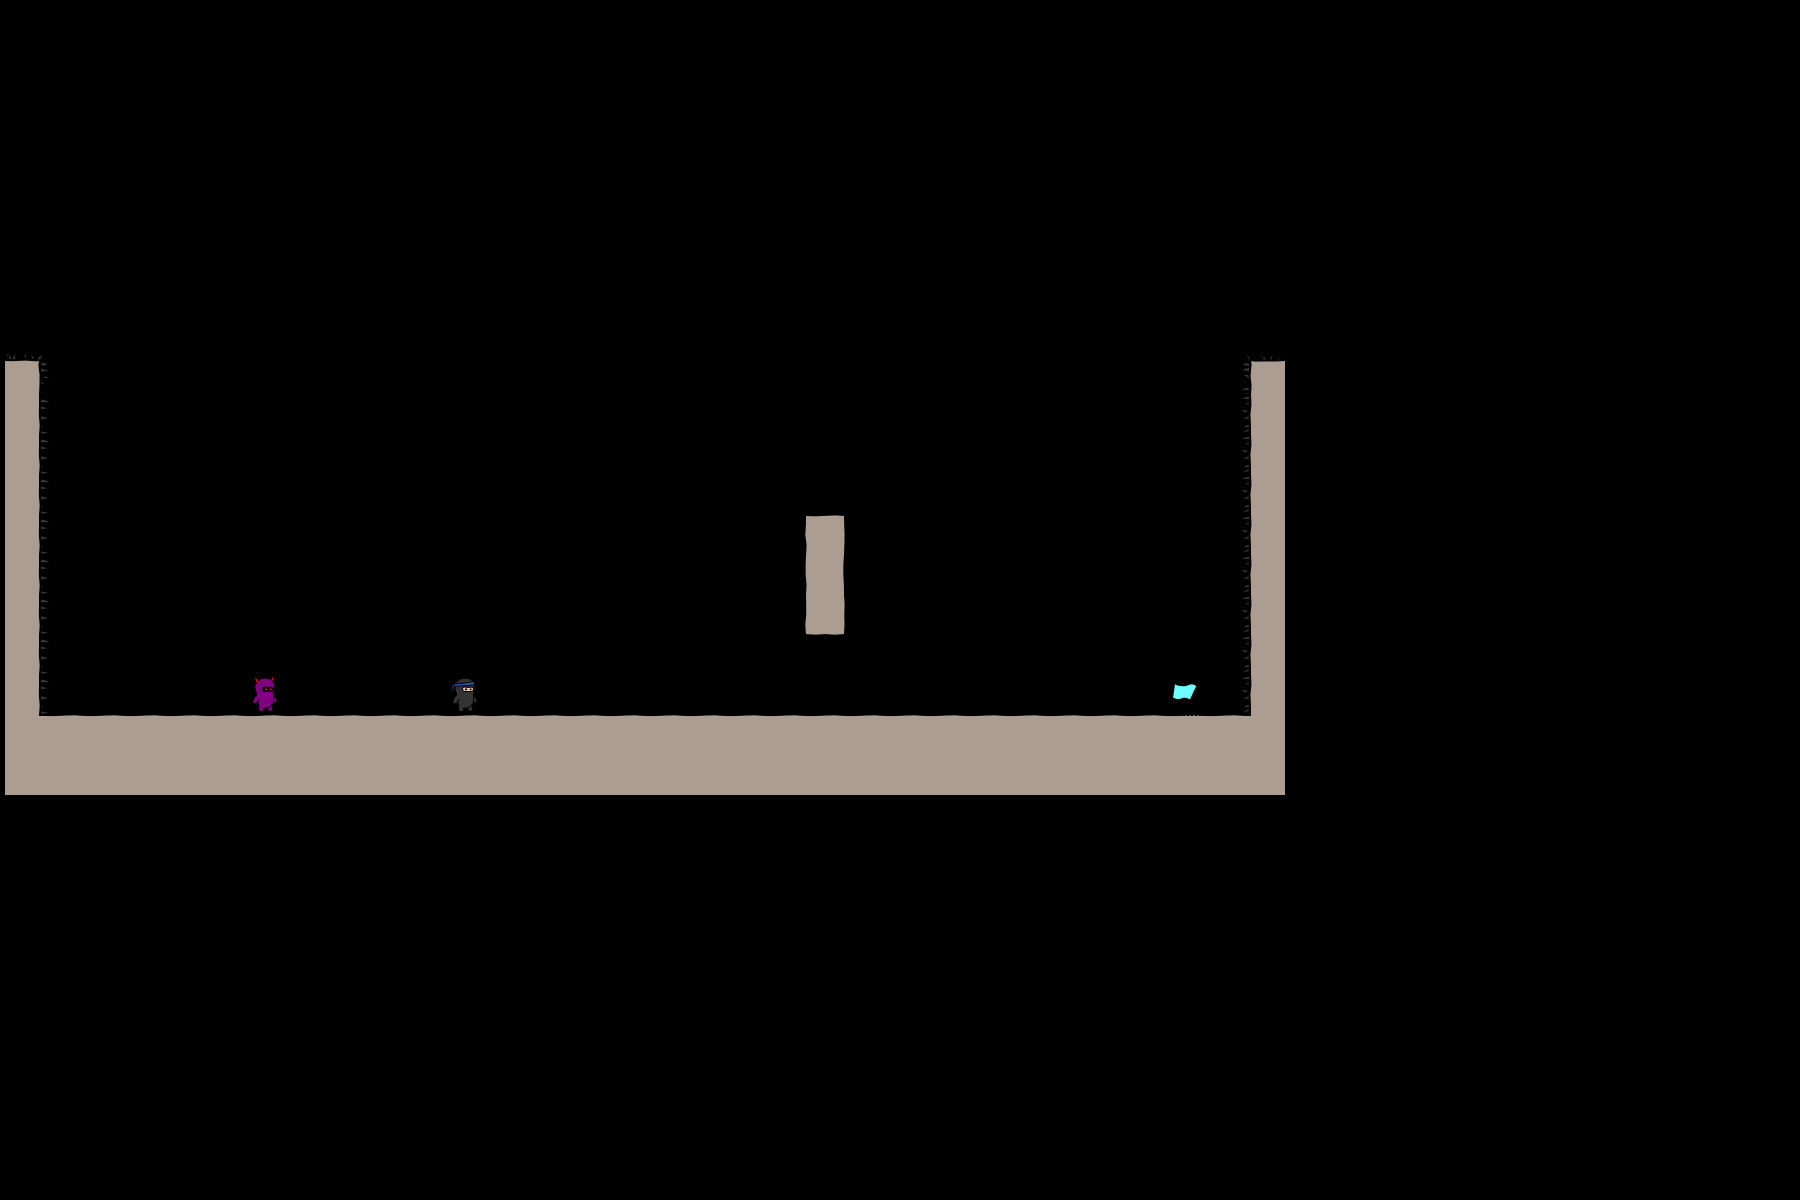

Tiled map render using the project's own tile images. Description and the whole map definition, tile-layer contents included, below:
An orthogonal 45x30 tile map with 40x40 px tiles, 3 tile layers (bg, objects, fg), 2 tilesets.

<map version="1.0" orientation="orthogonal" width="45" height="30" tilewidth="40" tileheight="40">
 <tileset firstgid="1" name="world1" tilewidth="50" tileheight="50">
  <image source="world1.png" width="400" height="400" />
 </tileset>
 <tileset firstgid="65" name="objectpalette" tilewidth="50" tileheight="50">
  <image source="objectpalette.png" width="400" height="400" />
 </tileset>
 <layer name="bg" width="32" height="20">
  <data encoding="csv">  0,0,0,0,0,0,0,0,0,0,0,0,0,0,0,0,0,0,0,0,0,0,0,0,0,0,0,0,0,0,0,0,
  0,0,0,0,0,0,0,0,0,0,0,0,0,0,0,0,0,0,0,0,0,0,0,0,0,0,0,0,0,0,0,0,
  0,0,0,0,0,0,0,0,0,0,0,0,0,0,0,0,0,0,0,0,0,0,0,0,0,0,0,0,0,0,0,0,
  0,0,0,0,0,0,0,0,0,0,0,0,0,0,0,0,0,0,0,0,0,0,0,0,0,0,0,0,0,0,0,0,
  0,0,0,0,0,0,0,0,0,0,0,0,0,0,0,0,0,0,0,0,0,0,0,0,0,0,0,0,0,0,0,0,
  0,0,0,0,0,0,0,0,0,0,0,0,0,0,0,0,0,0,0,0,0,0,0,0,0,0,0,0,0,0,0,0,
  0,0,0,0,0,0,0,0,0,0,0,0,0,0,0,0,0,0,0,0,0,0,0,0,0,0,0,0,0,0,0,0,
  0,0,0,0,0,0,0,0,0,0,0,0,0,0,0,0,0,0,0,0,0,0,0,0,0,0,0,0,0,0,0,0,
  0,0,0,0,0,0,0,0,0,0,0,0,0,0,0,0,0,0,0,0,0,0,0,0,0,0,0,0,0,0,0,0,
  0,0,0,0,0,0,0,0,0,0,0,0,0,0,0,0,0,0,0,0,0,0,0,0,0,0,0,0,0,0,0,0,
  0,0,0,0,0,0,0,0,0,0,0,0,0,0,0,0,0,0,0,0,0,0,0,0,0,0,0,0,0,0,0,0,
  0,0,0,0,0,0,0,0,0,0,0,0,0,0,0,0,0,0,0,0,0,0,0,0,0,0,0,0,0,0,0,0,
  0,0,0,0,0,0,0,0,0,0,0,0,0,0,0,0,0,0,0,0,0,0,0,0,0,0,0,0,0,0,0,0,
  0,0,0,0,0,0,0,0,0,0,0,0,0,0,0,0,0,0,0,0,12,0,0,0,0,0,0,0,0,0,0,0,
  0,0,0,0,0,0,0,0,0,0,0,0,0,0,0,0,0,0,0,0,20,0,0,0,0,0,0,0,0,0,0,0,
  0,0,0,0,0,0,0,0,0,0,0,0,0,0,0,0,0,0,0,0,28,0,0,0,0,0,0,0,0,0,0,0,
  0,0,0,0,0,0,0,0,0,0,0,0,0,0,0,0,0,0,0,0,0,0,0,0,0,0,0,0,0,0,0,0,
  0,0,0,0,0,0,0,0,0,0,0,0,0,0,0,0,0,0,0,0,0,0,0,0,0,0,0,0,0,0,0,0,
  18,10,10,10,10,10,10,10,10,10,10,10,10,10,10,10,10,10,10,10,10,10,10,10,10,10,10,10,10,10,10,18,
  18,18,18,18,18,18,18,18,18,18,18,18,18,18,18,18,18,18,18,18,18,18,18,18,18,18,18,18,18,18,18,18
</data>
 </layer>
 <layer name="objects" width="32" height="20">
  <data encoding="csv">
  0,0,0,0,0,0,0,0,0,0,0,0,0,0,0,0,0,0,0,0,0,0,0,0,0,0,0,0,0,0,0,0,
  0,0,0,0,0,0,0,0,0,0,0,0,0,0,0,0,0,0,0,0,0,0,0,0,0,0,0,0,0,0,0,0,
  0,0,0,0,0,0,0,0,0,0,0,0,0,0,0,0,0,0,0,0,0,0,0,0,0,0,0,0,0,0,0,0,
  0,0,0,0,0,0,0,0,0,0,0,0,0,0,0,0,0,0,0,0,0,0,0,0,0,0,0,0,0,0,0,0,
  0,0,0,0,0,0,0,0,0,0,0,0,0,0,0,0,0,0,0,0,0,0,0,0,0,0,0,0,0,0,0,0,
  0,0,0,0,0,0,0,0,0,0,0,0,0,0,0,0,0,0,0,0,0,0,0,0,0,0,0,0,0,0,0,0,
  0,0,0,0,0,0,0,0,0,0,0,0,0,0,0,0,0,0,0,0,0,0,0,0,0,0,0,0,0,0,0,0,
  0,0,0,0,0,0,0,0,0,0,0,0,0,0,0,0,0,0,0,0,0,0,0,0,0,0,0,0,0,0,0,0,
  0,0,0,0,0,0,0,0,0,0,0,0,0,0,0,0,0,0,0,0,0,0,0,0,0,0,0,0,0,0,0,0,
  107,0,0,0,0,0,0,0,0,0,0,0,0,0,0,0,0,0,0,0,0,0,0,0,0,0,0,0,0,0,0,105,
  115,0,0,0,0,0,0,0,0,0,0,0,0,0,0,0,0,0,0,0,0,0,0,0,0,0,0,0,0,0,0,113,
  115,0,0,0,0,0,0,0,0,0,0,0,0,0,0,0,0,0,0,0,0,0,0,0,0,0,0,0,0,0,0,113,
  115,0,0,0,0,0,0,0,0,0,0,0,0,0,0,0,0,0,0,0,0,0,0,0,0,0,0,0,0,0,0,113,
  115,0,0,0,0,0,0,0,0,0,0,0,0,0,0,0,0,0,0,0,0,0,0,0,0,0,0,0,0,0,0,113,
  115,0,0,0,0,0,0,0,0,0,0,0,0,0,0,0,0,0,0,0,0,0,0,0,0,0,0,0,0,0,0,113,
  115,0,0,0,0,0,0,0,0,0,0,0,0,0,0,0,0,0,0,0,0,0,0,0,0,0,0,0,0,0,0,113,
  115,0,0,0,0,0,0,0,0,0,0,0,0,0,0,0,0,0,0,0,0,0,0,0,0,0,0,0,0,0,0,113,
  115,0,0,0,0,0,75,0,0,0,0,65,0,0,0,0,0,0,0,0,0,0,0,0,0,0,0,0,0,66,0,113,
  0,0,0,0,0,0,0,0,0,0,0,0,0,0,0,0,0,0,0,0,0,0,0,0,0,0,0,0,0,0,0,0,
  0,0,0,0,0,0,0,0,0,0,0,0,0,0,0,0,0,0,0,0,0,0,0,0,0,0,0,0,0,0,0,0
</data>
 </layer>
 <layer name="fg" width="32" height="20">
  <data encoding="csv">
  0,0,0,0,0,0,0,0,0,0,0,0,0,0,0,0,0,0,0,0,0,0,0,0,0,0,0,0,0,0,0,0,
  0,0,0,0,0,0,0,0,0,0,0,0,0,0,0,0,0,0,0,0,0,0,0,0,0,0,0,0,0,0,0,0,
  0,0,0,0,0,0,0,0,0,0,0,0,0,0,0,0,0,0,0,0,0,0,0,0,0,0,0,0,0,0,0,0,
  0,0,0,0,0,0,0,0,0,0,0,0,0,0,0,0,0,0,0,0,0,0,0,0,0,0,0,0,0,0,0,0,
  0,0,0,0,0,0,0,0,0,0,0,0,0,0,0,0,0,0,0,0,0,0,0,0,0,0,0,0,0,0,0,0,
  0,0,0,0,0,0,0,0,0,0,0,0,0,0,0,0,0,0,0,0,0,0,0,0,0,0,0,0,0,0,0,0,
  0,0,0,0,0,0,0,0,0,0,0,0,0,0,0,0,0,0,0,0,0,0,0,0,0,0,0,0,0,0,0,0,
  0,0,0,0,0,0,0,0,0,0,0,0,0,0,0,0,0,0,0,0,0,0,0,0,0,0,0,0,0,0,0,0,
  0,0,0,0,0,0,0,0,0,0,0,0,0,0,0,0,0,0,0,0,0,0,0,0,0,0,0,0,0,0,0,0,
  0,0,0,0,0,0,0,0,0,0,0,0,0,0,0,0,0,0,0,0,0,0,0,0,0,0,0,0,0,0,0,0,
  0,0,0,0,0,0,0,0,0,0,0,0,0,0,0,0,0,0,0,0,0,0,0,0,0,0,0,0,0,0,0,0,
  0,0,0,0,0,0,0,0,0,0,0,0,0,0,0,0,0,0,0,0,0,0,0,0,0,0,0,0,0,0,0,0,
  0,0,0,0,0,0,0,0,0,0,0,0,0,0,0,0,0,0,0,0,0,0,0,0,0,0,0,0,0,0,0,0,
  0,0,0,0,0,0,0,0,0,0,0,0,0,0,0,0,0,0,0,0,0,0,0,0,0,0,0,0,0,0,0,0,
  0,0,0,0,0,0,0,0,0,0,0,0,0,0,0,0,0,0,0,0,0,0,0,0,0,0,0,0,0,0,0,0,
  0,0,0,0,0,0,0,0,0,0,0,0,0,0,0,0,0,0,0,0,0,0,0,0,0,0,0,0,0,0,0,0,
  0,0,0,0,0,0,0,0,0,0,0,0,0,0,0,0,0,0,0,0,0,0,0,0,0,0,0,0,0,0,0,0,
  0,0,0,0,0,0,0,0,0,0,0,0,0,0,0,0,0,0,0,0,0,0,0,0,0,0,0,0,0,0,0,0,
  0,0,0,0,0,0,0,0,0,0,0,0,0,0,0,0,0,0,0,0,0,0,0,0,0,0,0,0,0,0,0,0,
  0,0,0,0,0,0,0,0,0,0,0,0,0,0,0,0,0,0,0,0,0,0,0,0,0,0,0,0,0,0,0,0
</data>
 </layer>
</map>
